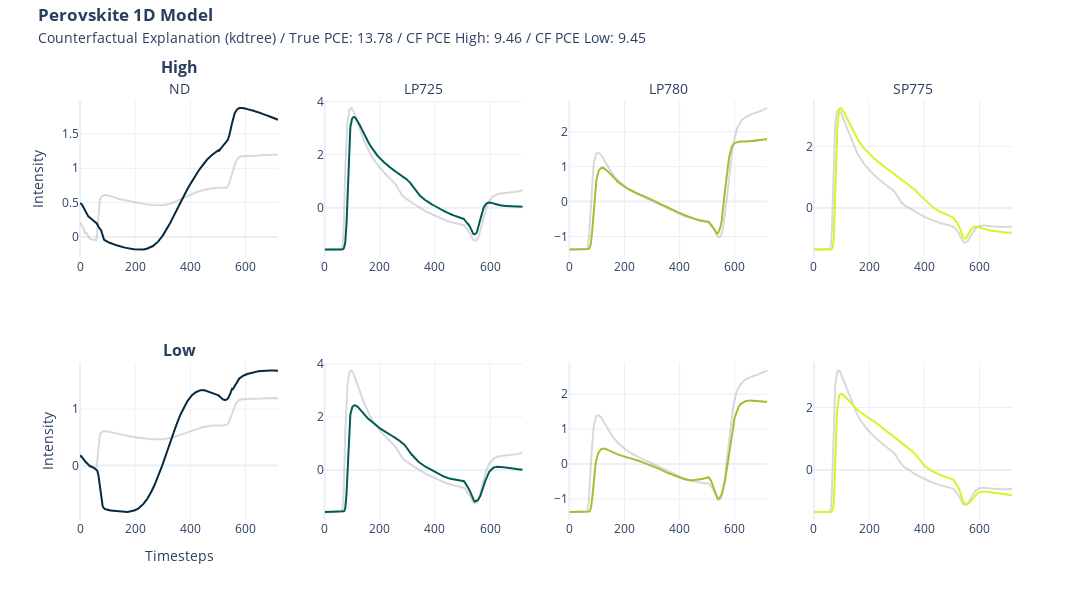

Notebook code for this chart:
### Code cell
import plotly.graph_objects as go


def format_title(title, subtitle=None, subtitle_font_size=14):
    title = f"<b>{title}</b>"
    if not subtitle:
        return title
    subtitle = f'<span style="font-size: {subtitle_font_size}px;">{subtitle}</span>'
    return f"{title}<br>{subtitle}"


from plotly.subplots import make_subplots

fig = make_subplots(
    rows=2,
    cols=4,
    subplot_titles=(
        format_title("High", "ND"),
        format_title("", "LP725"),
        format_title("", "LP780"),
        format_title("", "SP775"),
        format_title("Low"),
        None,
        None,
        None,
    ),
)

fig.add_trace(
    go.Scatter(y=x[0], name="ND", marker_color="grey", opacity=0.3, showlegend=False),
    row=1,
    col=1,
)
fig.add_trace(
    go.Scatter(y=cf_high[0], name="cf ND", marker_color="#042940", showlegend=False),
    row=1,
    col=1,
)
fig.add_trace(
    go.Scatter(
        y=x[1], name="LP725", marker_color="grey", opacity=0.3, showlegend=False
    ),
    row=1,
    col=2,
)
fig.add_trace(
    go.Scatter(y=cf_high[1], name="cf LP725", marker_color="#005C53", showlegend=False),
    row=1,
    col=2,
)
fig.add_trace(
    go.Scatter(
        y=x[2], name="LP780", marker_color="grey", opacity=0.3, showlegend=False
    ),
    row=1,
    col=3,
)
fig.add_trace(
    go.Scatter(y=cf_high[2], name="cf LP780", marker_color="#9FC131", showlegend=False),
    row=1,
    col=3,
)
fig.add_trace(
    go.Scatter(
        y=x[3], name="SP775", marker_color="grey", opacity=0.3, showlegend=False
    ),
    row=1,
    col=4,
)
fig.add_trace(
    go.Scatter(
        y=cf_high[3], name="cf NSP775D", marker_color="#DBF227", showlegend=False
    ),
    row=1,
    col=4,
)

fig.add_trace(
    go.Scatter(y=x[0], name="ND", marker_color="grey", opacity=0.3, showlegend=False),
    row=2,
    col=1,
)
fig.add_trace(
    go.Scatter(y=cf_low[0], name="cf ND", marker_color="#042940", showlegend=False),
    row=2,
    col=1,
)
fig.add_trace(
    go.Scatter(
        y=x[1], name="LP725", marker_color="grey", opacity=0.3, showlegend=False
    ),
    row=2,
    col=2,
)
fig.add_trace(
    go.Scatter(y=cf_low[1], name="cf LP725", marker_color="#005C53", showlegend=False),
    row=2,
    col=2,
)
fig.add_trace(
    go.Scatter(
        y=x[2], name="LP780", marker_color="grey", opacity=0.3, showlegend=False
    ),
    row=2,
    col=3,
)
fig.add_trace(
    go.Scatter(y=cf_low[2], name="cf LP780", marker_color="#9FC131", showlegend=False),
    row=2,
    col=3,
)
fig.add_trace(
    go.Scatter(
        y=x[3], name="SP775", marker_color="grey", opacity=0.3, showlegend=False
    ),
    row=2,
    col=4,
)
fig.add_trace(
    go.Scatter(
        y=cf_low[3], name="cf NSP775D", marker_color="#DBF227", showlegend=False
    ),
    row=2,
    col=4,
)

fig.update_yaxes(title=None)
fig.update_yaxes(title_text=None)
fig.update_xaxes(title=None)

fig.update_yaxes(title="Intensity", row=1, col=1)
fig.update_yaxes(title="Intensity", row=2, col=1)
fig.update_xaxes(title="Timesteps", row=2, col=1)

fig.update_layout(
    title=format_title(
        "Perovskite 1D Model",
        "Counterfactual Explanation ("
        + str(cf_methode)
        + ") / True PCE: "
        + str(*y[0])
        + " / CF PCE High: "
        + str(*y_cf_high[0])
        + " / CF PCE Low: "
        + str(*y_cf_low[0]),
    ),
    legend_title=None,
    title_y=0.965,
    title_x=0.035,
    template="plotly_white",
    height=600,
    width=1800,
)

# fig.write_image("xai/images/1D/1D_cf_nn.png", scale=2)

fig.show()

### Figure 1 — Plotly figure (JSON) as saved in the notebook; plotly's stock layout.template omitted (floating-point values rounded to 4 significant figures; data arrays with more than 128 entries replaced by an {"elided": "..."} marker saying what was removed)
{"data": [{"marker": {"color": "grey"}, "name": "ND", "opacity": 0.3, "showlegend": false, "type": "scatter", "xaxis": "x", "y": {"elided": "719 float values"}, "yaxis": "y"}, {"marker": {"color": "#042940"}, "name": "cf ND", "showlegend": false, "type": "scatter", "xaxis": "x", "y": {"elided": "719 float values"}, "yaxis": "y"}, {"marker": {"color": "grey"}, "name": "LP725", "opacity": 0.3, "showlegend": false, "type": "scatter", "xaxis": "x2", "y": {"elided": "719 float values"}, "yaxis": "y2"}, {"marker": {"color": "#005C53"}, "name": "cf LP725", "showlegend": false, "type": "scatter", "xaxis": "x2", "y": {"elided": "719 float values"}, "yaxis": "y2"}, {"marker": {"color": "grey"}, "name": "LP780", "opacity": 0.3, "showlegend": false, "type": "scatter", "xaxis": "x3", "y": {"elided": "719 float values"}, "yaxis": "y3"}, {"marker": {"color": "#9FC131"}, "name": "cf LP780", "showlegend": false, "type": "scatter", "xaxis": "x3", "y": {"elided": "719 float values"}, "yaxis": "y3"}, {"marker": {"color": "grey"}, "name": "SP775", "opacity": 0.3, "showlegend": false, "type": "scatter", "xaxis": "x4", "y": {"elided": "719 float values"}, "yaxis": "y4"}, {"marker": {"color": "#DBF227"}, "name": "cf NSP775D", "showlegend": false, "type": "scatter", "xaxis": "x4", "y": {"elided": "719 float values"}, "yaxis": "y4"}, {"marker": {"color": "grey"}, "name": "ND", "opacity": 0.3, "showlegend": false, "type": "scatter", "xaxis": "x5", "y": {"elided": "719 float values"}, "yaxis": "y5"}, {"marker": {"color": "#042940"}, "name": "cf ND", "showlegend": false, "type": "scatter", "xaxis": "x5", "y": {"elided": "719 float values"}, "yaxis": "y5"}, {"marker": {"color": "grey"}, "name": "LP725", "opacity": 0.3, "showlegend": false, "type": "scatter", "xaxis": "x6", "y": {"elided": "719 float values"}, "yaxis": "y6"}, {"marker": {"color": "#005C53"}, "name": "cf LP725", "showlegend": false, "type": "scatter", "xaxis": "x6", "y": {"elided": "719 float values"}, "yaxis": "y6"}, {"marker": {"color": "grey"}, "name": "LP780", "opacity": 0.3, "showlegend": false, "type": "scatter", "xaxis": "x7", "y": {"elided": "719 float values"}, "yaxis": "y7"}, {"marker": {"color": "#9FC131"}, "name": "cf LP780", "showlegend": false, "type": "scatter", "xaxis": "x7", "y": {"elided": "719 float values"}, "yaxis": "y7"}, {"marker": {"color": "grey"}, "name": "SP775", "opacity": 0.3, "showlegend": false, "type": "scatter", "xaxis": "x8", "y": {"elided": "719 float values"}, "yaxis": "y8"}, {"marker": {"color": "#DBF227"}, "name": "cf NSP775D", "showlegend": false, "type": "scatter", "xaxis": "x8", "y": {"elided": "719 float values"}, "yaxis": "y8"}], "layout": {"annotations": [{"font": {"size": 16}, "showarrow": false, "text": "<b>High</b><br><span style=\"font-size: 14px;\">ND</span>", "x": 0.1062, "xanchor": "center", "xref": "paper", "y": 1, "yanchor": "bottom", "yref": "paper"}, {"font": {"size": 16}, "showarrow": false, "text": "<b></b><br><span style=\"font-size: 14px;\">LP725</span>", "x": 0.3688, "xanchor": "center", "xref": "paper", "y": 1, "yanchor": "bottom", "yref": "paper"}, {"font": {"size": 16}, "showarrow": false, "text": "<b></b><br><span style=\"font-size: 14px;\">LP780</span>", "x": 0.6313, "xanchor": "center", "xref": "paper", "y": 1, "yanchor": "bottom", "yref": "paper"}, {"font": {"size": 16}, "showarrow": false, "text": "<b></b><br><span style=\"font-size: 14px;\">SP775</span>", "x": 0.8938, "xanchor": "center", "xref": "paper", "y": 1, "yanchor": "bottom", "yref": "paper"}, {"font": {"size": 16}, "showarrow": false, "text": "<b>Low</b>", "x": 0.1062, "xanchor": "center", "xref": "paper", "y": 0.375, "yanchor": "bottom", "yref": "paper"}], "height": 600, "legend": {"title": {}}, "title": {"text": "<b>Perovskite 1D Model</b><br><span style=\"font-size: 14px;\">Counterfactual Explanation (kdtree) / True PCE: 13.78 / CF PCE High: 9.46 / CF PCE Low: 9.45</span>", "x": 0.035, "y": 0.965}, "width": 1800, "xaxis": {"anchor": "y", "domain": [0, 0.2125], "title": {}}, "xaxis2": {"anchor": "y2", "domain": [0.2625, 0.475], "title": {}}, "xaxis3": {"anchor": "y3", "domain": [0.525, 0.7375], "title": {}}, "xaxis4": {"anchor": "y4", "domain": [0.7875, 1], "title": {}}, "xaxis5": {"anchor": "y5", "domain": [0, 0.2125], "title": {"text": "Timesteps"}}, "xaxis6": {"anchor": "y6", "domain": [0.2625, 0.475], "title": {}}, "xaxis7": {"anchor": "y7", "domain": [0.525, 0.7375], "title": {}}, "xaxis8": {"anchor": "y8", "domain": [0.7875, 1], "title": {}}, "yaxis": {"anchor": "x", "domain": [0.625, 1], "title": {"text": "Intensity"}}, "yaxis2": {"anchor": "x2", "domain": [0.625, 1], "title": {}}, "yaxis3": {"anchor": "x3", "domain": [0.625, 1], "title": {}}, "yaxis4": {"anchor": "x4", "domain": [0.625, 1], "title": {}}, "yaxis5": {"anchor": "x5", "domain": [0, 0.375], "title": {"text": "Intensity"}}, "yaxis6": {"anchor": "x6", "domain": [0, 0.375], "title": {}}, "yaxis7": {"anchor": "x7", "domain": [0, 0.375], "title": {}}, "yaxis8": {"anchor": "x8", "domain": [0, 0.375], "title": {}}}}
